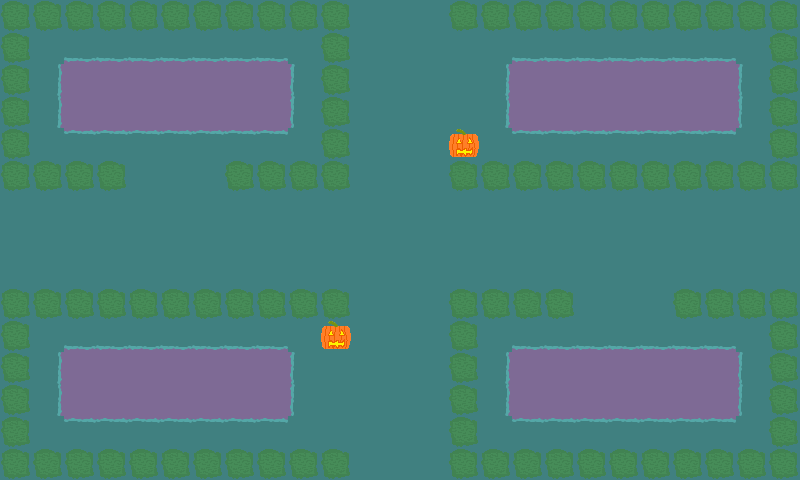

A 2D game scene composited from a Tiled map and its tileset images. What follows is a short description and the map's XML, with every tile layer's data as written:
An orthogonal 25x15 tile map with 32x32 px tiles, 1 tile layer (Tile Layer 1).

<map version="1.2" tiledversion="1.2.0" orientation="orthogonal" renderorder="right-down" width="25" height="15" tilewidth="32" tileheight="32" infinite="0" nextlayerid="2" nextobjectid="1">
 <tileset firstgid="1" source="SpookyTileset.tsx" />
 <layer id="1" name="Tile Layer 1" width="25" height="15">
  <data encoding="csv">
19,19,19,19,19,19,19,19,19,19,19,3,3,3,19,19,19,19,19,19,19,19,19,19,19,
19,3,5,5,5,5,5,5,5,3,19,3,3,3,3,3,5,5,5,5,5,5,5,3,19,
19,8,13,13,13,13,13,13,13,6,19,3,3,3,3,8,13,13,13,13,13,13,13,6,19,
19,8,13,13,13,13,13,13,13,6,19,3,3,3,3,8,13,13,13,13,13,13,13,6,19,
19,3,7,7,7,7,7,7,7,3,19,3,3,3,14,3,7,7,7,7,7,7,7,3,19,
19,19,19,19,3,3,3,19,19,19,19,3,3,3,19,19,19,19,19,19,19,19,19,19,19,
3,3,3,3,3,3,3,3,3,3,3,3,3,3,3,3,3,3,3,3,3,3,3,3,3,
3,3,3,3,3,3,3,3,3,3,3,3,3,3,3,3,3,3,3,3,3,3,3,3,3,
3,3,3,3,3,3,3,3,3,3,3,3,3,3,3,3,3,3,3,3,3,3,3,3,3,
19,19,19,19,19,19,19,19,19,19,19,3,3,3,19,19,19,19,3,3,3,19,19,19,19,
19,3,5,5,5,5,5,5,5,3,14,3,3,3,19,3,5,5,5,5,5,5,5,3,19,
19,8,13,13,13,13,13,13,13,6,3,3,3,3,19,8,13,13,13,13,13,13,13,6,19,
19,8,13,13,13,13,13,13,13,6,3,3,3,3,19,8,13,13,13,13,13,13,13,6,19,
19,3,7,7,7,7,7,7,7,3,3,3,3,3,19,3,7,7,7,7,7,7,7,3,19,
19,19,19,19,19,19,19,19,19,19,19,3,3,3,19,19,19,19,19,19,19,19,19,19,19
</data>
 </layer>
</map>
